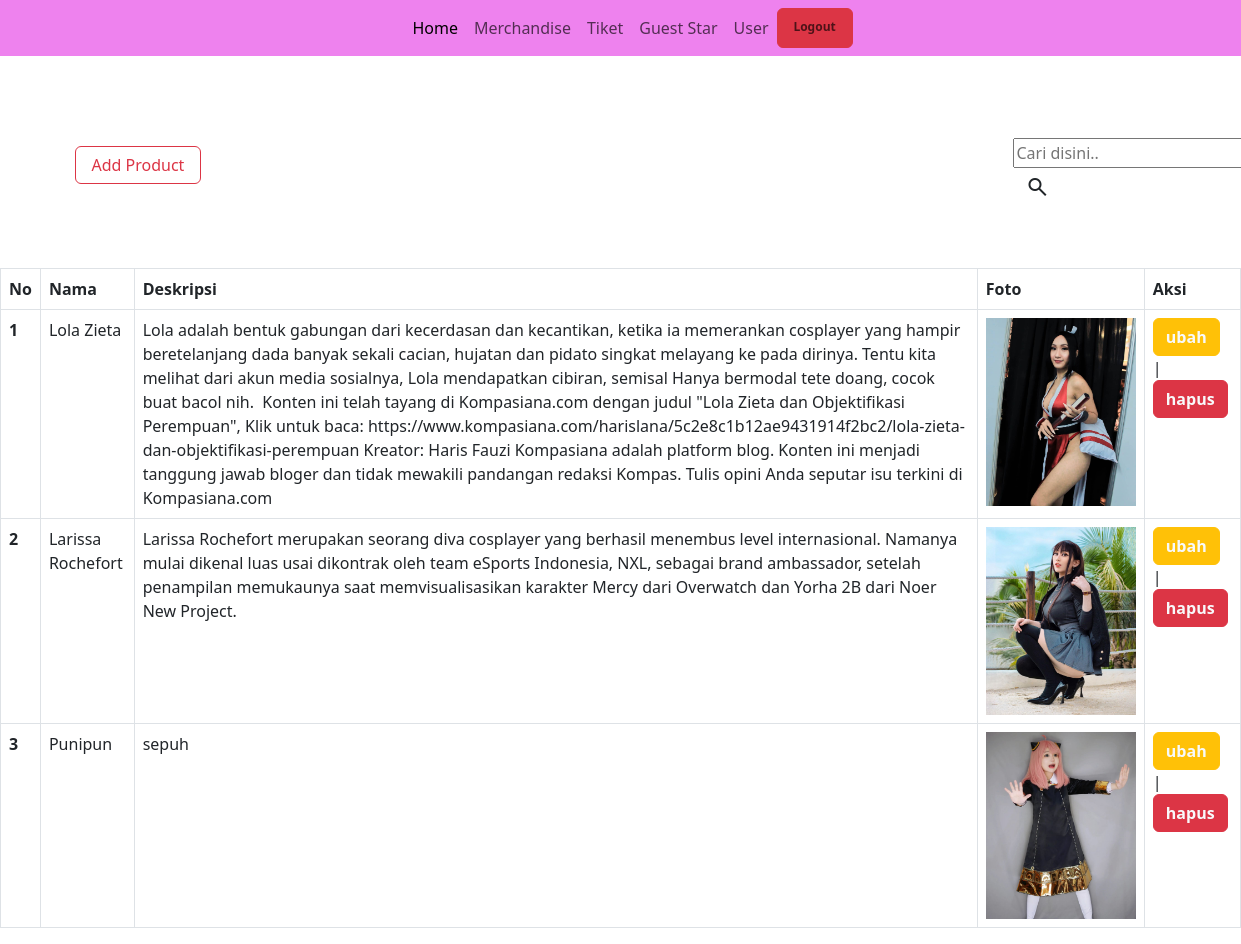
The app's page /php/admin3.php (signed in) with its own data.
### tables this page shows
CREATE TABLE `guest_stars` (
  `guest_star_id` int NOT NULL,
  `name` varchar(255) DEFAULT NULL,
  `description` text,
  `gambar` varchar(255) DEFAULT NULL
);

### php/functions.php (called while the page is built, shortened)
<?php
$conn = mysqli_connect("localhost:3306", "root", "", "tubes");
function query($query)
{
    global $conn;
    $result = mysqli_query($conn, $query);
    $rows = [];
    while ($row = mysqli_fetch_assoc($result)) {
        $rows[] = $row;
    }
    return $rows;
}

### php/admin3.php (the view, shortened to what this page needs)
<?php
require 'functions.php';
$GuestStars = query("SELECT * FROM guest_stars");
?>
<!doctype html>
<html lang="en">
<head>
    <link href="https://cdn.jsdelivr.net/npm/bootstrap@5.3.0-alpha3/dist/css/bootstrap.min.css" rel="stylesheet">
</head>
<body>
    <?php include('../modular/navbarAdmin.php') ?>
    <section class="admin mobile" style="margin-top:30px !important">
        <div class="container py-2 mobile tom " style="padding-top: 60px !important; ">
            <div class="row justify-content-between">
                <div class="col-6 col-lg-2 px-4 py-5 ">
                    <div class="tambah py-2">
                        <a class="btn btn-outline-danger px-3" role="button" href="../php/tambahdata3.php">Add Product</a>
                    </div>
                </div>
                <div class="col-6 col-lg-2  py-5 ">
                    <div class="cari">
                        <form action="" method="get">
                            <input type="text" name="keyword" class="keyword" placeholder="Cari disini.." data-role="input" autofocus>
                            <button type="submit" name="cari" class="btn btn-secondary-outline tombol-cari"><span class="material-symbols-outlined">
</span></button>
                        </form>
                    </div>
                </div>
            </div>
        </div>
        <div class="table-responsive">
            <table class="table table-bordered admin-container">
                <thead>
                    <tr>
                        <th scope="col">No</th>
                        <th scope="col">Nama</th>
                        <th scope="col">Deskripsi</th>
                        <th scope="col">Foto</th>
                        <th scope="col">Aksi</th>
                    </tr>
                </thead>
                <tbody>
                    <?php $i = 1; ?>
                    <?php foreach ($GuestStars as $brg) : ?>
                        <tr>
                            <th scope="row"><?= $i ?></th>
                            <td><?= $brg["name"]; ?></td>
                            <td><?= $brg["description"]; ?></td>
                            <td><img src="../assets/img/<?= $brg["gambar"]; ?>" alt="foto" style="width: 150px;"></td>
                            <td>
                                <a class="btn btn-warning text-light fw-bold" href="ubahgueststar.php?guest_star_id=<?= $brg["guest_star_id"]; ?>">ubah</a> |
                                <a class="btn btn-danger text-light fw-bold" href="hapus.php?guest_star_id=<?= $brg["guest_star_id"]; ?>" onclick="return confirm('yakin?')">hapus</a>
                            </td>
                        </tr>
                        <?php $i++; ?>
                    <?php endforeach ?>
                </tbody>
            </table>
        </div>
    </section>
</body>
</html>

### records on screen
guest_stars: name "Lola Zieta", description "Lola adalah bentuk gabungan dari kecerdasan dan kecantikan, ketika ia memerankan cosplayer yang hampir beretelanjang dada banyak sekali cacian, hujatan dan pidato singkat melayang ke pada dirinya. Tentu kita melihat dari akun media sosialnya, Lola mendapatkan cibiran, semisal Hanya bermodal tete doang, cocok buat bacol nih. Konten ini telah tayang di Kompasiana.com dengan judul \"Lola Zieta dan Objektifikasi Perempuan\", Klik untuk baca: https://www.kompasiana.com/harislana/5c2e8c1b12ae9431914f2bc2/lola-zieta-dan-objektifikasi-perempuan Kreator: Haris Fauzi Kompasiana adalah platform blog. Konten ini menjadi tanggung jawab bloger dan tidak mewakili pandangan redaksi Kompas. Tulis opini Anda…", gambar (picture)
guest_stars: name "Larissa Rochefort", description "Larissa Rochefort merupakan seorang diva cosplayer yang berhasil menembus level internasional. Namanya mulai dikenal luas usai dikontrak oleh team eSports Indonesia, NXL, sebagai brand ambassador, setelah penampilan memukaunya saat memvisualisasikan karakter Mercy dari Overwatch dan Yorha 2B dari Noer New Project.", gambar (picture)
guest_stars: name "Punipun", description "sepuh", gambar (picture)
